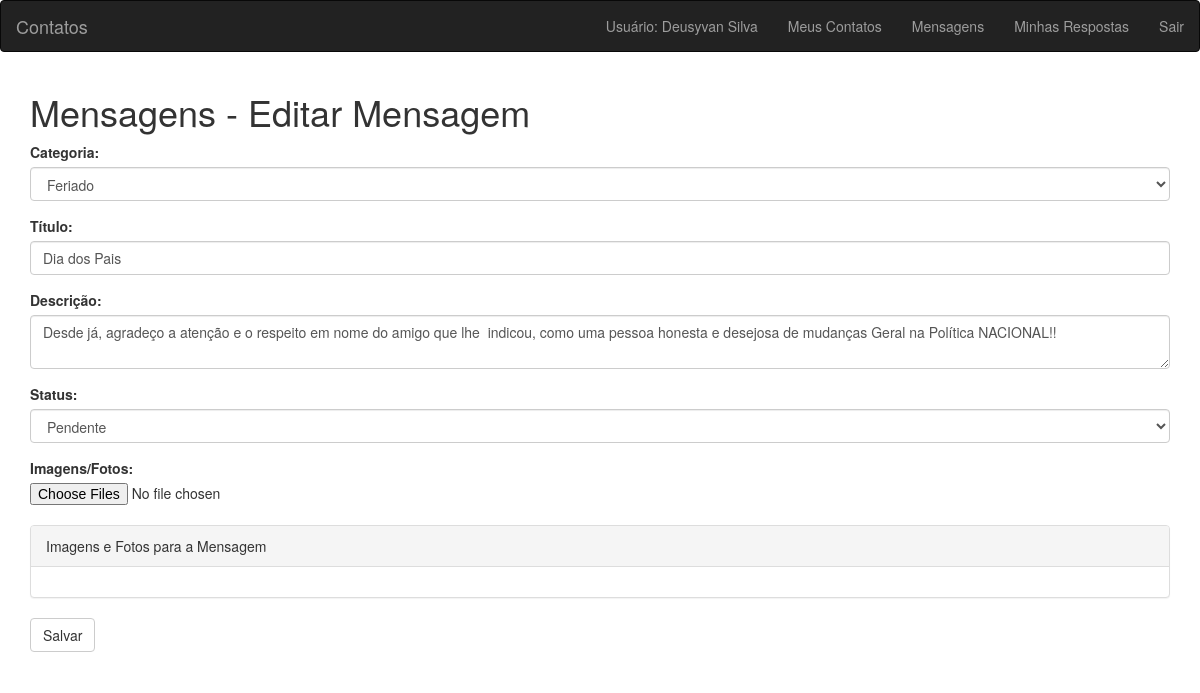
/editar-mensagem.php?id=1 (signed in), run on the app's committed database.
### tables this page shows
CREATE TABLE `mensagens` (
  `id` int(11) NOT NULL,
  `id_usuario` int(11) NOT NULL,
  `id_categoria` int(11) NOT NULL,
  `titulo` varchar(100) NOT NULL,
  `descricao` text NOT NULL,
  `id_status` int(11) NOT NULL,
  `data_criacao` datetime NOT NULL,
  `data_alteracao` datetime DEFAULT NULL
);

CREATE TABLE `categorias` (
  `id` int(11) NOT NULL,
  `nome_categoria` varchar(100) NOT NULL
);

CREATE TABLE `status` (
  `id` int(11) NOT NULL,
  `nome_status` varchar(100) NOT NULL
);

### classes/categorias.class.php (called while the page is built)
<?php
class Categorias {
    public function getLista(){
        $array = array();
        global $pdo;
        $sql = $pdo->query("SELECT * FROM categorias ORDER BY nome_categoria ASC");
        if($sql->rowCount() > 0){
            $array = $sql->fetchAll();
        }
        return $array;
    }
}
?>

### classes/mensagens.class.php (called while the page is built, shortened)
<?php
class Mensagens{
    public function getMensagem($id){
       $array = array();
       global $pdo;
       $sql = $pdo->prepare("SELECT * FROM mensagens WHERE id = :id");
       $sql->bindValue(":id", $id);
       $sql->execute();
       if ($sql->rowCount() > 0 ){
           $array = $sql->fetch();
           $array['fotos'] = array();
           $sql = $pdo->prepare("SELECT id,url FROM mensagens_imagens WHERE id_mensagem = :id_mensagem");
           $sql->bindValue(":id_mensagem", $id);
           $sql->execute();
       }
       return $array;
    }
}

### classes/status.class.php (called while the page is built)
<?php
class Status {
    public function getLista(){
        $array = array();
        global $pdo;
        $sql = $pdo->query("SELECT * FROM status ORDER BY id DESC");
        if($sql->rowCount() > 0){
            $array = $sql->fetchAll();
        }
        return $array;
    }
}
?>

### editar-mensagem.php (the view, shortened to what this page needs)
<?php  require 'pages/header.php'; ?>
    <?php
require 'classes/mensagens.class.php';
$m = new Mensagens();
   ?>
   <?php
if (isset($_GET['id']) && !empty($_GET['id'])){
    $info = $m->getMensagem($_GET['id']);
} else {
    ?>
    <script type="text/javascript">window.location.href="minhas-mensagens.php";</script>
    <?php
    exit;
}
?>
<div class="container">
	<h1>Mensagens - Editar Mensagem</h1>
	<form method="POST" enctype="multipart/form-data">
		<div class="form-group">
			<label for="categoria">Categoria: </label>
			<select name="categoria" id="categoria" class="form-control">
				<?php
				require 'classes/categorias.class.php';
				$c = new Categorias();
				$cats = $c->getLista();
				foreach ($cats as $cat):
				?>
				<option value="<?php echo $cat['id']; ?>"
				    <?php echo ($info['id_categoria'] == $cat['id'])?'selected="selected"':'';?>
				><?php echo $cat['nome_categoria']; ?></option>
				<?php endforeach;?>
			</select>
		</div>
		<div class="form-group">
			<label for="titulo">Título: </label>
			<input type="text" name="titulo" id="titulo" class="form-control" value="<?php echo $info['titulo']; ?>"/>
		</div>
		<div class="form-group">
			<label for="descricao">Descrição: </label>
			<textarea name="descricao" id="descricao" class="form-control" ><?php echo $info['descricao']; ?></textarea>
		</div>
		<div class="form-group">
			<label for="status">Status: </label>
			<select name="status" id="status" class="form-control" >
				<?php
				require 'classes/status.class.php';
				$s = new Status();
				$status = $s->getLista();
				foreach ($status as $state):
				?>
				<option value="<?php echo $state['id'];?>"
				    <?php echo ($info['id_status'] == $state['id'])?'selected="selected"':'';?>
				><?php echo $state['nome_status']; ?></option>
				<?php endforeach;?>
			</select>
		</div>
		<div class="form-group">
			<label for="add_foto">Imagens/Fotos:</label>
			<input type="file" name="fotos[]" multiple /><br/>
			<div class="panel panel-default">
				<div class="panel-heading">Imagens e Fotos para a Mensagem</div>
				<div class="panel-body">
				</div>
			</div>
		</div>
		<input type="submit" value="Salvar" class="btn btn-default">
	</form>
</div>
 <?php require 'pages/footer.php'; ?>

### data on the page
mensagens: categoria "Feriado", titulo "Dia dos Pais", descricao "Desde já, agradeço a atenção e o respeito em nome do amigo que lhe indicou, como uma pessoa honesta e desejosa de mudanças Geral na Política NACIONAL!!", status "Pendente"

### other printed values
$_SESSION['cNome'] "Deusyvan Silva"
